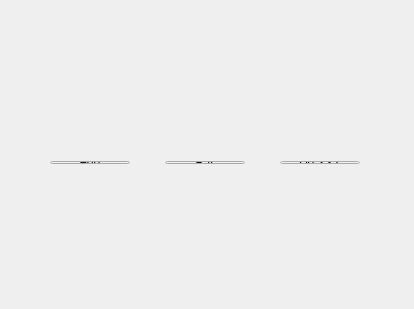
<?xml version="1.0" encoding="UTF-8"?>
<ui version="4.0">
 <class>MainWindow</class>
 <widget class="QMainWindow" name="MainWindow">
  <property name="geometry">
   <rect>
    <x>0</x>
    <y>0</y>
    <width>414</width>
    <height>309</height>
   </rect>
  </property>
  <property name="windowTitle">
   <string>MainWindow</string>
  </property>
  <widget class="QWidget" name="centralWidget">
   <property name="sizePolicy">
    <sizepolicy hsizetype="Preferred" vsizetype="Preferred">
     <horstretch>0</horstretch>
     <verstretch>0</verstretch>
    </sizepolicy>
   </property>
   <widget class="QWidget" name="gridLayoutWidget">
    <property name="geometry">
     <rect>
      <x>40</x>
      <y>10</y>
      <width>321</width>
      <height>111</height>
     </rect>
    </property>
    <layout class="QGridLayout" name="gridLayout"/>
   </widget>
   <widget class="QWidget" name="">
    <property name="geometry">
     <rect>
      <x>10</x>
      <y>150</y>
      <width>391</width>
      <height>25</height>
     </rect>
    </property>
    <layout class="QHBoxLayout" name="horizontalLayout">
     <item>
      <widget class="QPushButton" name="pushButton">
       <property name="sizePolicy">
        <sizepolicy hsizetype="Fixed" vsizetype="Fixed">
         <horstretch>0</horstretch>
         <verstretch>0</verstretch>
        </sizepolicy>
       </property>
       <property name="text">
        <string>Foo</string>
       </property>
      </widget>
     </item>
     <item>
      <widget class="QPushButton" name="pushButton_2">
       <property name="sizePolicy">
        <sizepolicy hsizetype="Fixed" vsizetype="Fixed">
         <horstretch>0</horstretch>
         <verstretch>0</verstretch>
        </sizepolicy>
       </property>
       <property name="text">
        <string>Bar</string>
       </property>
      </widget>
     </item>
     <item>
      <widget class="QPushButton" name="pushButton_3">
       <property name="sizePolicy">
        <sizepolicy hsizetype="Fixed" vsizetype="Fixed">
         <horstretch>0</horstretch>
         <verstretch>0</verstretch>
        </sizepolicy>
       </property>
       <property name="text">
        <string>Do XYZ</string>
       </property>
      </widget>
     </item>
    </layout>
   </widget>
  </widget>
 </widget>
 <layoutdefault spacing="6" margin="11"/>
 <resources/>
 <connections/>
</ui>
